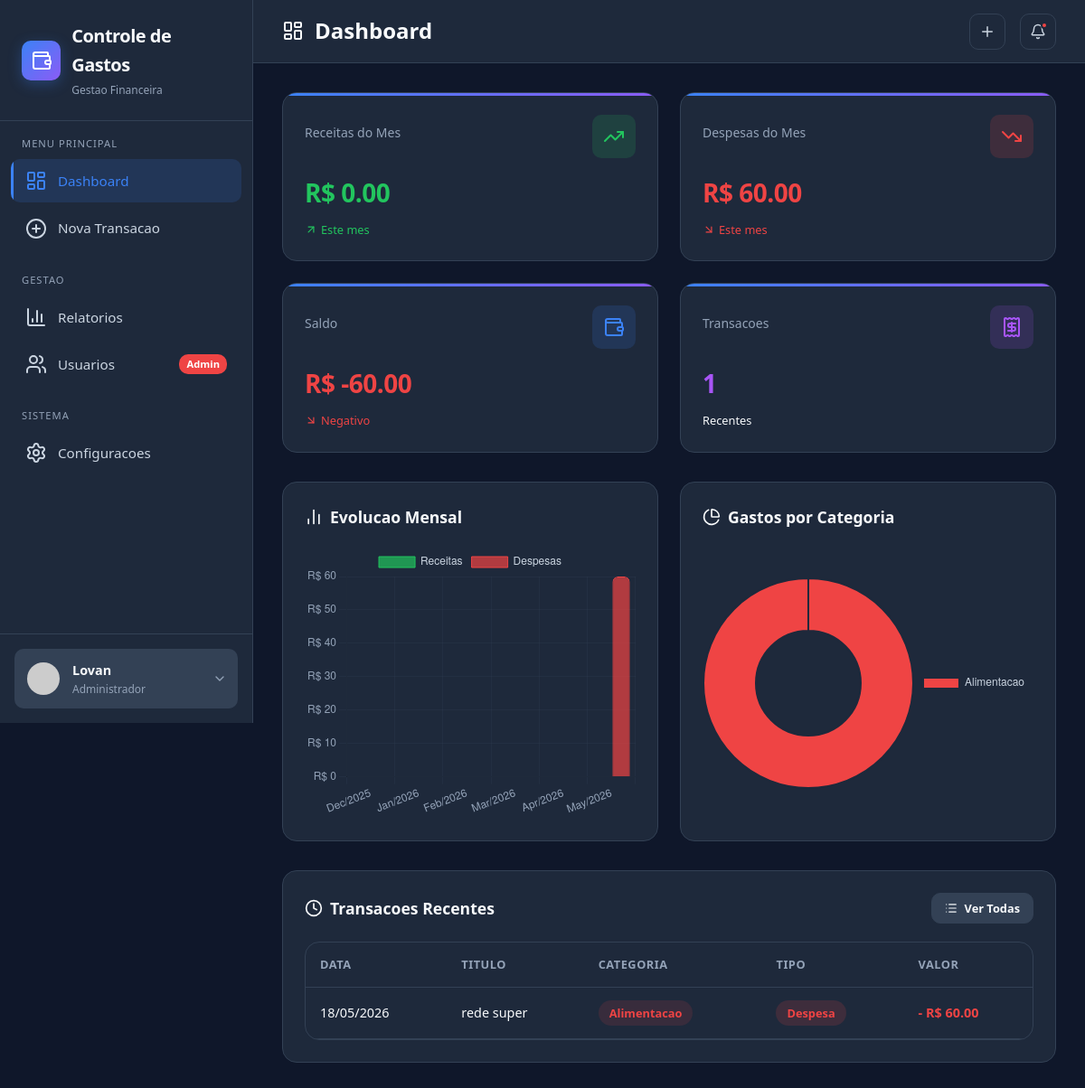
The app's page /dashboard (signed in) with its own data.
### controle_gastos/database.py (models this page shows, shortened)
class User(UserMixin, db.Model):
    __tablename__ = 'users'
    id = db.Column(db.Integer, primary_key=True)
    public_id = db.Column(db.String(36), unique=True, default=lambda: str(uuid.uuid4()))
    name = db.Column(db.String(100), nullable=False)
    email = db.Column(db.String(120), unique=True, nullable=False)
    password_hash = db.Column(db.String(256), nullable=False)
    avatar = db.Column(db.String(200), default='https://ui-avatars.com/api/?name=User&background=1e293b&color=fff')
    role = db.Column(db.String(20), default='user')
    is_active = db.Column(db.Boolean, default=True)
    created_at = db.Column(db.DateTime, default=datetime.utcnow)
    updated_at = db.Column(db.DateTime, default=datetime.utcnow, onupdate=datetime.utcnow)
    transactions = db.relationship('Transaction', backref='user', lazy=True, cascade='all, delete-orphan')
    categories = db.relationship('Category', backref='user', lazy=True, cascade='all, delete-orphan')

class Transaction(db.Model):
    __tablename__ = 'transactions'
    id = db.Column(db.Integer, primary_key=True)
    title = db.Column(db.String(100), nullable=False)
    amount = db.Column(db.Float, nullable=False)
    type = db.Column(db.String(10), nullable=False)
    date = db.Column(db.Date, nullable=False, default=datetime.utcnow)
    description = db.Column(db.Text, nullable=True)
    payment_method = db.Column(db.String(30), default='dinheiro')
    is_recurring = db.Column(db.Boolean, default=False)
    created_at = db.Column(db.DateTime, default=datetime.utcnow)
    user_id = db.Column(db.Integer, db.ForeignKey('users.id'), nullable=False)
    category_id = db.Column(db.Integer, db.ForeignKey('categories.id'), nullable=False)

class Category(db.Model):
    __tablename__ = 'categories'
    id = db.Column(db.Integer, primary_key=True)
    name = db.Column(db.String(50), nullable=False)
    type = db.Column(db.String(10), nullable=False)
    color = db.Column(db.String(7), default='#64748b')
    icon = db.Column(db.String(30), default='tag')
    user_id = db.Column(db.Integer, db.ForeignKey('users.id'), nullable=True)
    transactions = db.relationship('Transaction', backref='category', lazy=True)

### controle_gastos/app.py (the view)
@app.route('/dashboard')
@login_required
def dashboard():
    user_id = current_user.id
    today = datetime.today()
    first_day = today.replace(day=1)
    income_month = db.session.query(db.func.sum(Transaction.amount)).filter(
        Transaction.user_id == user_id, Transaction.type == 'income', Transaction.date >= first_day
    ).scalar() or 0
    expense_month = db.session.query(db.func.sum(Transaction.amount)).filter(
        Transaction.user_id == user_id, Transaction.type == 'expense', Transaction.date >= first_day
    ).scalar() or 0
    balance = income_month - expense_month
    recent_transactions = Transaction.query.filter_by(user_id=user_id).order_by(Transaction.date.desc()).limit(5).all()
    months, income_data, expense_data = [], [], []
    for i in range(5, -1, -1):
        month_date = today - timedelta(days=i*30)
        month_start = month_date.replace(day=1)
        month_end = (month_start + timedelta(days=32)).replace(day=1) - timedelta(days=1)
        months.append(month_date.strftime('%b/%Y'))
        inc = db.session.query(db.func.sum(Transaction.amount)).filter(
            Transaction.user_id == user_id, Transaction.type == 'income',
            Transaction.date >= month_start, Transaction.date <= month_end
        ).scalar() or 0
        exp = db.session.query(db.func.sum(Transaction.amount)).filter(
            Transaction.user_id == user_id, Transaction.type == 'expense',
            Transaction.date >= month_start, Transaction.date <= month_end
        ).scalar() or 0
        income_data.append(inc)
        expense_data.append(exp)
    category_expenses = db.session.query(
        Category.name, Category.color, db.func.sum(Transaction.amount)
    ).join(Transaction).filter(Transaction.user_id == user_id, Transaction.type == 'expense').group_by(Category.id).all()
    category_labels = [c[0] for c in category_expenses]
    category_data = [float(c[2]) for c in category_expenses]
    category_colors = [c[1] for c in category_expenses]
    return render_template('dashboard.html',
        income_month=income_month, expense_month=expense_month, balance=balance,
        recent_transactions=recent_transactions, months=months, income_data=income_data,
        expense_data=expense_data, category_labels=category_labels,
        category_data=category_data, category_colors=category_colors)

### controle_gastos/app.py (called while the page is built)
@login_manager.user_loader
def load_user(user_id):
    return User.query.get(int(user_id))

### controle_gastos/templates/dashboard.html (shortened to what this page needs)
{% extends "base.html" %}
{% block page_icon %}layout-dashboard{% endblock %}
{% block page_title %}Dashboard{% endblock %}
{% block content %}
<div class="grid grid-4" style="margin-bottom: 32px;">
    <div class="stat-card animate-fade-in" style="animation-delay: 0.1s;">
        <div class="stat-header">
            <div class="stat-label">Receitas do Mes</div>
            <div class="stat-icon income">
                <i data-lucide="trending-up" style="width: 24px; height: 24px;"></i>
            </div>
        </div>
        <div class="stat-value" style="color: var(--success);">R$ {{ "%.2f"|format(income_month) }}</div>
        <div class="stat-change positive">
            <i data-lucide="arrow-up-right" style="width: 14px; height: 14px;"></i>
            <span>Este mes</span>
        </div>
    </div>
    <div class="stat-card animate-fade-in" style="animation-delay: 0.2s;">
        <div class="stat-header">
            <div class="stat-label">Despesas do Mes</div>
            <div class="stat-icon expense">
                <i data-lucide="trending-down" style="width: 24px; height: 24px;"></i>
            </div>
        </div>
        <div class="stat-value" style="color: var(--danger);">R$ {{ "%.2f"|format(expense_month) }}</div>
        <div class="stat-change negative">
            <i data-lucide="arrow-down-right" style="width: 14px; height: 14px;"></i>
            <span>Este mes</span>
        </div>
    </div>
    <div class="stat-card animate-fade-in" style="animation-delay: 0.3s;">
        <div class="stat-header">
            <div class="stat-label">Saldo</div>
            <div class="stat-icon balance">
                <i data-lucide="wallet" style="width: 24px; height: 24px;"></i>
            </div>
        </div>
        <div class="stat-value" style="color: {{ 'var(--success)' if balance >= 0 else 'var(--danger)' }};">R$ {{ "%.2f"|format(balance) }}</div>
        <div class="stat-change {{ 'positive' if balance >= 0 else 'negative' }}">
            <i data-lucide="{{ 'arrow-up-right' if balance >= 0 else 'arrow-down-right' }}" style="width: 14px; height: 14px;"></i>
            <span>{{ 'Positivo' if balance >= 0 else 'Negativo' }}</span>
        </div>
    </div>
    <div class="stat-card animate-fade-in" style="animation-delay: 0.4s;">
        <div class="stat-header">
            <div class="stat-label">Transacoes</div>
            <div class="stat-icon total">
                <i data-lucide="receipt" style="width: 24px; height: 24px;"></i>
            </div>
        </div>
        <div class="stat-value" style="color: #a855f7;">{{ recent_transactions|length }}</div>
        <div class="stat-change">
            <span>Recentes</span>
        </div>
    </div>
</div>
<div class="grid grid-2" style="margin-bottom: 32px;">
    <div class="card animate-fade-in" style="animation-delay: 0.5s;">
        <div class="card-header">
            <div class="card-title">
                <i data-lucide="bar-chart-2" style="width: 20px; height: 20px;"></i>
                Evolucao Mensal
            </div>
        </div>
        <div class="chart-container">
            <canvas id="monthlyChart"></canvas>
        </div>
    </div>
    <div class="card animate-fade-in" style="animation-delay: 0.6s;">
        <div class="card-header">
            <div class="card-title">
                <i data-lucide="pie-chart" style="width: 20px; height: 20px;"></i>
                Gastos por Categoria
            </div>
        </div>
        <div class="chart-container">
            <canvas id="categoryChart"></canvas>
        </div>
    </div>
</div>
<div class="card animate-fade-in" style="animation-delay: 0.7s;">
    <div class="card-header">
        <div class="card-title">
            <i data-lucide="clock" style="width: 20px; height: 20px;"></i>
            Transacoes Recentes
        </div>
        <a href="{{ url_for('reports') }}" class="btn btn-sm btn-secondary">
            <i data-lucide="list" style="width: 14px; height: 14px;"></i>
            Ver Todas
        </a>
    </div>
    <div class="table-responsive">
        <table class="data-table">
            <thead>
                <tr>
                    <th>Data</th>
                    <th>Titulo</th>
                    <th>Categoria</th>
                    <th>Tipo</th>
                    <th>Valor</th>
                </tr>
            </thead>
            <tbody>
                {% for t in recent_transactions %}
                <tr>
                    <td>{{ t.date.strftime('%d/%m/%Y') }}</td>
                    <td>{{ t.title }}</td>
                    <td>
                        <span class="badge" style="background: {{ t.category.color }}20; color: {{ t.category.color }};">
                            {{ t.category.name }}
                        </span>
                    </td>
                    <td>
                        <span class="badge {{ 'badge-success' if t.type == 'income' else 'badge-danger' }}">
                            {{ 'Receita' if t.type == 'income' else 'Despesa' }}
                        </span>
                    </td>
                    <td style="font-weight: 600; color: {{ 'var(--success)' if t.type == 'income' else 'var(--danger)' }};">
                        {{ '+' if t.type == 'income' else '-' }} R$ {{ "%.2f"|format(t.amount) }}
                    </td>
                </tr>
                {% endfor %}
            </tbody>
        </table>
    </div>
</div>
<script>
    // Monthly Chart
    const monthlyCtx = document.getElementById('monthlyChart').getContext('2d');
    new Chart(monthlyCtx, {
        type: 'bar',
        data: {
            labels: {{ months|tojson }},
            datasets: [{
                label: 'Receitas',
                data: {{ income_data|tojson }},
                backgroundColor: 'rgba(34, 197, 94, 0.7)',
                borderColor: '#22c55e',
                borderWidth: 1,
                borderRadius: 6
            }, {
                label: 'Despesas',
                data: {{ expense_data|tojson }},
                backgroundColor: 'rgba(239, 68, 68, 0.7)',
                borderColor: '#ef4444',
                borderWidth: 1,
                borderRadius: 6
            }]
        },
        options: {
            responsive: true,
            maintainAspectRatio: false,
            plugins: {
                legend: { labels: { color: '#cbd5e1' } }
            },
            scales: {
                x: { ticks: { color: '#94a3b8' }, grid: { color: 'rgba(51, 65, 85, 0.3)' } },
                y: { ticks: { color: '#94a3b8', callback: v => 'R$ ' + v }, grid: { color: 'rgba(51, 65, 85, 0.3)' } }
            }
        }
    });
    // Category Chart
    const categoryCtx = document.getElementById('categoryChart').getContext('2d');
    new Chart(categoryCtx, {
        type: 'doughnut',
        data: {
            labels: {{ category_labels|tojson }},
            datasets: [{
                data: {{ category_data|tojson }},
                backgroundColor: {{ category_colors|tojson }},
                borderColor: '#1e293b',
                borderWidth: 2
            }]
        },
        options: {
            responsive: true,
            maintainAspectRatio: false,
            plugins: {
                legend: { position: 'right', labels: { color: '#cbd5e1' } }
            }
        }
    });
    lucide.createIcons();
</script>
{% endblock %}

### controle_gastos/templates/base.html (shortened to what this page needs)
<!DOCTYPE html>
<html lang="pt-BR">
<head>
</head>
<body>
    {% block body %}
    <div class="app-container">
        <aside class="sidebar" id="sidebar">
            <div class="sidebar-header">
                <a href="{{ url_for('dashboard') }}" class="logo">
                    <div class="logo-icon">
                        <i data-lucide="wallet" style="color: white; width: 24px; height: 24px;"></i>
                    </div>
                    <div>
                        <div class="logo-text">Controle de Gastos</div>
                        <div class="logo-subtext">Gestao Financeira</div>
                    </div>
                </a>
            </div>
            <nav class="sidebar-nav">
                <div class="nav-section">
                    <div class="nav-section-title">Menu Principal</div>
                    <a href="{{ url_for('dashboard') }}" class="nav-item {% if request.endpoint == 'dashboard' %}active{% endif %}">
                        <i data-lucide="layout-dashboard"></i><span>Dashboard</span>
                    </a>
                    <a href="#" class="nav-item" onclick="openTransactionModal(); return false;">
                        <i data-lucide="plus-circle"></i><span>Nova Transacao</span>
                    </a>
                </div>
                <div class="nav-section">
                    <div class="nav-section-title">Gestao</div>
                    <a href="{{ url_for('reports') }}" class="nav-item {% if request.endpoint == 'reports' %}active{% endif %}">
                        <i data-lucide="bar-chart-3"></i><span>Relatorios</span>
                    </a>
                    {% if current_user.role == 'admin' %}
                    <a href="{{ url_for('users') }}" class="nav-item {% if request.endpoint == 'users' %}active{% endif %}">
                        <i data-lucide="users"></i><span>Usuarios</span><span class="nav-badge">Admin</span>
                    </a>
                    {% endif %}
                </div>
                <div class="nav-section">
                    <div class="nav-section-title">Sistema</div>
                    <a href="{{ url_for('settings') }}" class="nav-item {% if request.endpoint == 'settings' %}active{% endif %}">
                        <i data-lucide="settings"></i><span>Configuracoes</span>
                    </a>
                </div>
            </nav>
            <div class="sidebar-footer">
                <div class="dropdown" id="userDropdown">
                    <div class="user-card" onclick="toggleDropdown('userDropdown')">
                        <img src="{{ current_user.avatar }}" alt="Avatar" class="user-avatar">
                        <div class="user-info">
                            <div class="user-name">{{ current_user.name }}</div>
                            <div class="user-role">{{ 'Administrador' if current_user.role == 'admin' else 'Usuario' }}</div>
                        </div>
                        <i data-lucide="chevron-down" style="width: 16px; height: 16px; color: var(--text-muted);"></i>
                    </div>
                </div>
            </div>
        </aside>
        <main class="main-content">
            <header class="top-bar">
                <div style="display: flex; align-items: center; gap: 16px;">
                    <h1 class="page-title">
                        <i data-lucide="{% block page_icon %}layout-dashboard{% endblock %}" style="width: 24px; height: 24px;"></i>
                        {% block page_title %}Dashboard{% endblock %}
                    </h1>
                </div>
                <div class="top-bar-actions">
                    <button class="btn-icon" onclick="openTransactionModal()" data-tooltip="Nova Transacao">
                        <i data-lucide="plus" style="width: 18px; height: 18px;"></i>
                    </button>
                    <button class="btn-icon" data-tooltip="Notificacoes">
                        <i data-lucide="bell" style="width: 18px; height: 18px;"></i>
                        <span class="notification-dot"></span>
                    </button>
                </div>
            </header>
            <div class="content-area">
                {% block content %}{% endblock %}
            </div>
        </main>
    </div>
    {% endblock %}
</body>
</html>

### records on screen
User: name "Lovan", role "Administrador"
Transaction: date "18/05/2026", title "rede super", category.name "Alimentacao", type "Despesa", type "-", amount "60.00"

### other values on screen
{{ "%.2f"|format(income_month) }} "0.00"
{{ "%.2f"|format(expense_month) }} "60.00"
{{ "%.2f"|format(balance) }} "-60.00"
{{ 'Positivo' if balance >= 0 else 'Negativo' }} "Negativo"
{{ recent_transactions|length }} "1"
chart data {{ income_data|tojson }} [0, 0, 0, 0, 0, 0]
chart data {{ expense_data|tojson }} [0, 0, 0, 0, 0, 60.0]
chart data {{ category_labels|tojson }} ["Alimentacao"]
